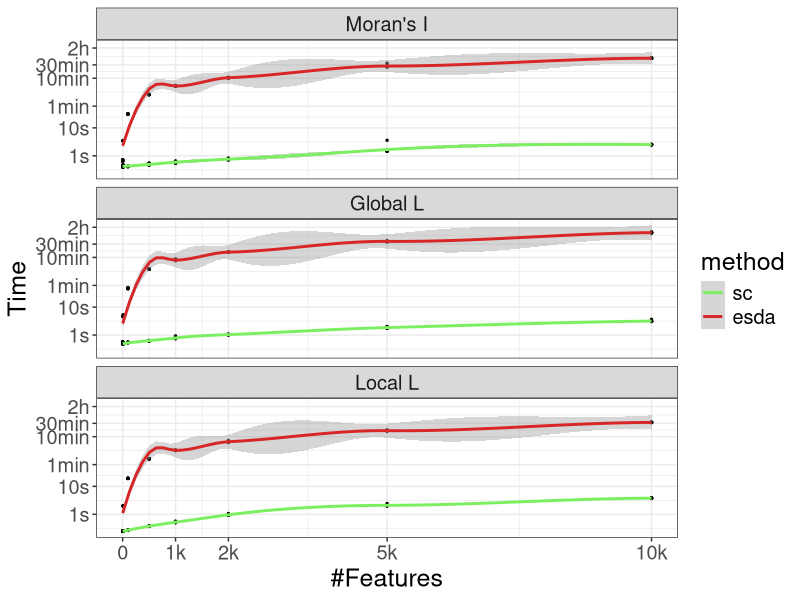

The R source for this figure:
setwd('~/../data/thesis/')
library(ggplot2)
library(ggpubr)

color_palette_m <- c("#7cef61", #vec
                     "#d72628") #esda

time_GL <- read.csv('time.globalL.csv')
time_GL <- time_GL[time_GL$n_bulks==5000,]
time_GL$index <- 'Global L'

time_LL <- read.csv('time.localL.csv')
time_LL <- time_LL[time_LL$n_bulks==5000,]
time_LL$index <- 'Local L'

time_MI <- read.csv('time.moransi.csv')
time_MI <- time_MI[time_MI$n_bulks==5000,]
time_MI$index <- "Moran's I"

time_df <- rbind(time_GL,time_LL,time_MI)
time_df$index <- factor(time_df$index,
                        levels = c("Moran's I",'Global L','Local L'))
time_df$method <- factor(time_df$method, levels=c('sc','esda'))

ggplot(time_df, aes(x=n_features, y=time,color=method)) +
  #geom_line(size=1) +
  geom_point(size=0.5,color='black')+
  #geom_ribbon(alpha=0.5)+
  scale_color_manual(name = "method", 
                     values = color_palette_m) +
  theme_bw() +
  xlab("#Features")+#scale_x_log10()+
  ylab("Time")+
  scale_y_log10(breaks=c(0,1,10,60,600,1800,7200),
                labels=c('0s','1s','10s','1min','10min','30min','2h'))+
  scale_x_continuous(breaks=c(0,1000,2000,5000,10000),
                labels=c('0','1k','2k','5k','10k'))+
  stat_smooth()+
  facet_wrap(.~index, ncol = 1) +
  theme(text = element_text(size = 18))
#5x9

